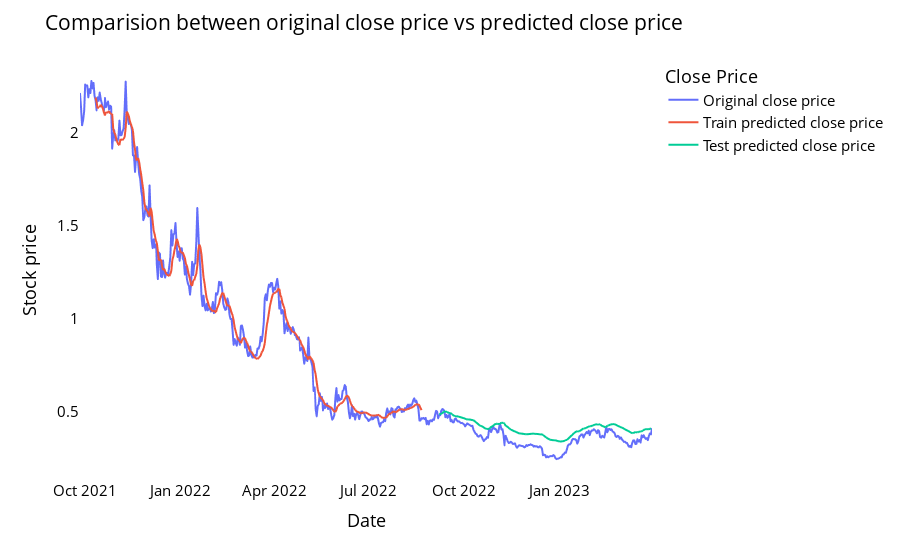

The code cell stored with this chart in its notebook:
### Code cell
# shift train predictions for plotting

look_back=time_step
trainPredictPlot = np.empty_like(closedf)
trainPredictPlot[:, :] = np.nan
trainPredictPlot[look_back:len(train_predict)+look_back, :] = train_predict
print("Train predicted data: ", trainPredictPlot.shape)

# shift test predictions for plotting
testPredictPlot = np.empty_like(closedf)
testPredictPlot[:, :] = np.nan
testPredictPlot[len(train_predict)+(look_back*2)+1:len(closedf)-1, :] = test_predict
print("Test predicted data: ", testPredictPlot.shape)

names = cycle(['Original close price','Train predicted close price','Test predicted close price'])


plotdf = pd.DataFrame({'date': close_stock['Date'],
                       'original_close': close_stock['Close'],
                      'train_predicted_close': trainPredictPlot.reshape(1,-1)[0].tolist(),
                      'test_predicted_close': testPredictPlot.reshape(1,-1)[0].tolist()})

fig = px.line(plotdf,x=plotdf['date'], y=[plotdf['original_close'],plotdf['train_predicted_close'],
                                          plotdf['test_predicted_close']],
              labels={'value':'Stock price','date': 'Date'})
fig.update_layout(title_text='Comparision between original close price vs predicted close price',
                  plot_bgcolor='white', font_size=15, font_color='black', legend_title_text='Close Price')
fig.for_each_trace(lambda t:  t.update(name = next(names)))

fig.update_xaxes(showgrid=False)
fig.update_yaxes(showgrid=False)
fig.show()

### Figure 1 — Plotly figure (JSON) as saved in the notebook; plotly's stock layout.template omitted (floating-point values rounded to 4 significant figures; data arrays with more than 128 entries replaced by an {"elided": "..."} marker saying what was removed)
{"data": [{"hovertemplate": "variable=original_close<br>Date=%{x}<br>Stock price=%{y}<extra></extra>", "legendgroup": "original_close", "line": {"color": "#636efa", "dash": "solid"}, "marker": {"symbol": "circle"}, "mode": "lines", "name": "Original close price", "showlegend": true, "type": "scattergl", "x": {"elided": "552 str values"}, "xaxis": "x", "y": {"elided": "552 float values"}, "yaxis": "y"}, {"hovertemplate": "variable=train_predicted_close<br>Date=%{x}<br>Stock price=%{y}<extra></extra>", "legendgroup": "train_predicted_close", "line": {"color": "#EF553B", "dash": "solid"}, "marker": {"symbol": "circle"}, "mode": "lines", "name": "Train predicted close price", "showlegend": true, "type": "scattergl", "x": {"elided": "552 str values"}, "xaxis": "x", "y": {"elided": "552 float values"}, "yaxis": "y"}, {"hovertemplate": "variable=test_predicted_close<br>Date=%{x}<br>Stock price=%{y}<extra></extra>", "legendgroup": "test_predicted_close", "line": {"color": "#00cc96", "dash": "solid"}, "marker": {"symbol": "circle"}, "mode": "lines", "name": "Test predicted close price", "showlegend": true, "type": "scattergl", "x": {"elided": "552 str values"}, "xaxis": "x", "y": {"elided": "552 float values"}, "yaxis": "y"}], "layout": {"font": {"color": "black", "size": 15}, "legend": {"title": {"text": "Close Price"}, "tracegroupgap": 0}, "margin": {"t": 60}, "plot_bgcolor": "white", "title": {"text": "Comparision between original close price vs predicted close price"}, "xaxis": {"anchor": "y", "domain": [0, 1], "showgrid": false, "title": {"text": "Date"}}, "yaxis": {"anchor": "x", "domain": [0, 1], "showgrid": false, "title": {"text": "Stock price"}}}}
